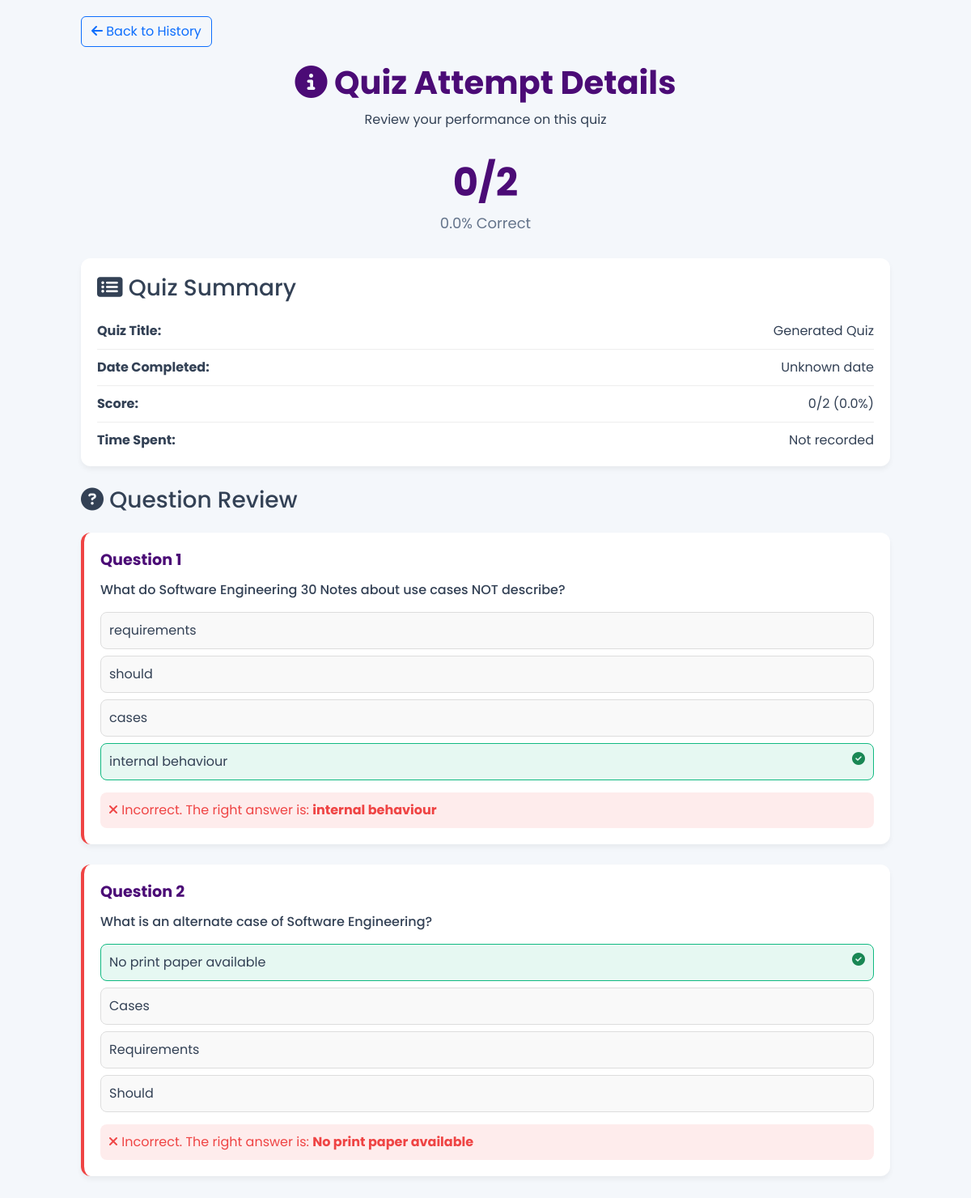
Screenshot of /attempt/2 (signed in) with the database file from the repository.
### tables this page shows
CREATE TABLE quiz_attempts (
            id INTEGER PRIMARY KEY AUTOINCREMENT,
            user_id INTEGER NOT NULL,
            quiz_id INTEGER NOT NULL,
            score INTEGER NOT NULL,
            total_questions INTEGER NOT NULL,
            answers TEXT NOT NULL,
            completed_at TIMESTAMP DEFAULT CURRENT_TIMESTAMP,
            FOREIGN KEY (user_id) REFERENCES users (id),
            FOREIGN KEY (quiz_id) REFERENCES quizzes (id)
        );

CREATE TABLE quizzes (
            id INTEGER PRIMARY KEY AUTOINCREMENT,
            user_id INTEGER NOT NULL,
            title TEXT NOT NULL,
            context TEXT,
            generated_at TIMESTAMP DEFAULT CURRENT_TIMESTAMP,
            FOREIGN KEY (user_id) REFERENCES users (id)
        );

CREATE TABLE questions (
            id INTEGER PRIMARY KEY AUTOINCREMENT,
            quiz_id INTEGER NOT NULL,
            question_text TEXT NOT NULL,
            options TEXT NOT NULL,
            answer TEXT NOT NULL,
            FOREIGN KEY (quiz_id) REFERENCES quizzes (id)
        );

### app/routes.py (the view)
@routes.route("/attempt/<int:attempt_id>")
@login_required
def view_attempt(attempt_id):
    conn = get_db_connection()
    attempt = conn.execute('''
        SELECT qa.*, q.title, q.context
        FROM quiz_attempts qa
        JOIN quizzes q ON qa.quiz_id = q.id
        WHERE qa.id = ? AND qa.user_id = ?
    ''', (attempt_id, session['user_id'])).fetchone()
    if not attempt:
        flash("Quiz attempt not found", "error")
        return redirect(url_for("routes.history"))
    try:
        user_answers = json.loads(attempt['answers'])
    except:
        user_answers = []
    questions = conn.execute(
        'SELECT * FROM questions WHERE quiz_id = ?', (attempt['quiz_id'],)
    ).fetchall()
    conn.close()
    questions_data = []
    for i, question in enumerate(questions):
        question_dict = dict(question)
        question_dict['user_answer'] = user_answers[i] if i < len(user_answers) else "Not answered"
        question_dict['is_correct'] = question_dict['user_answer'] == question_dict['answer']
        try:
            question_dict['options'] = json.loads(question_dict['options'])
        except:
            question_dict['options'] = []
        questions_data.append(question_dict)
    score_percentage = (attempt['score'] / attempt['total_questions']) * 100 if attempt['total_questions'] > 0 else 0
    return render_template(
        "attempt_details.html",
        attempt=attempt,
        questions=questions_data,
        score_percentage=score_percentage
    )

### app/routes.py (called while the page is built)
def get_db_connection():
    conn = sqlite3.connect('quizgen.db')
    conn.row_factory = sqlite3.Row
    return conn

def login_required(f):
    @wraps(f)
    def decorated_function(*args, **kwargs):
        if 'user_id' not in session:
            return redirect(url_for('routes.login'))
        return f(*args, **kwargs)
    return decorated_function

### templates/attempt_details.html (shortened to what this page needs)
<!DOCTYPE html>
<html lang="en">
<head>
    <link href="https://cdn.jsdelivr.net/npm/bootstrap@5.3.0/dist/css/bootstrap.min.css" rel="stylesheet">
    <link rel="stylesheet" href="https://cdnjs.cloudflare.com/ajax/libs/font-awesome/6.4.0/css/all.min.css">
</head>
<body>
    <div class="details-container">
        <div class="back-btn">
            <a href="{{ url_for('routes.history') }}" class="btn btn-outline-primary">
                <i class="fas fa-arrow-left"></i> Back to History
            </a>
        </div>
        <div class="details-header">
            <h1><i class="fas fa-info-circle"></i> Quiz Attempt Details</h1>
            <p>Review your performance on this quiz</p>
        </div>
        <div class="score-display">
            <div class="score-value">{{ attempt.score }}/{{ attempt.total_questions }}</div>
            <div class="score-text">{{ "%.1f"|format(score_percentage) }}% Correct</div>
        </div>
        <div class="summary-card">
            <h3 class="mb-4"><i class="fas fa-list-alt"></i> Quiz Summary</h3>
            <div class="summary-item">
                <strong>Quiz Title:</strong>
                <span>{{ attempt.title }}</span>
            </div>
            <div class="summary-item">
                <strong>Date Completed:</strong>
                <span>{{ attempt.formatted_date if attempt.formatted_date else "Unknown date" }}</span>
            </div>
            <div class="summary-item">
                <strong>Score:</strong>
                <span>{{ attempt.score }}/{{ attempt.total_questions }} ({{ "%.1f"|format(score_percentage) }}%)</span>
            </div>
            <div class="summary-item">
                <strong>Time Spent:</strong>
                <span>Not recorded</span>
            </div>
        </div>
        <h3 class="mb-4"><i class="fas fa-question-circle"></i> Question Review</h3>
        {% for question in questions %}
            <div class="question-card {% if question.is_correct %}correct{% else %}incorrect{% endif %}">
                <div class="question-number">Question {{ loop.index }}</div>
                <div class="question-text">{{ question.question_text }}</div>
                <div class="options-list">
                    {% for option in question.options %}
                        <div class="option-item
                            {% if option == question.answer %}correct{% endif %}
                            {% if option == question.user_answer %}selected{% endif %}">
                            {{ option }}
                            {% if option == question.answer %}
                                <i class="fas fa-check-circle float-end text-success"></i>
                            {% elif option == question.user_answer and not question.is_correct %}
                                <i class="fas fa-times-circle float-end text-danger"></i>
                            {% endif %}
                        </div>
                    {% endfor %}
                </div>
                <div class="answer-feedback {% if question.is_correct %}feedback-correct{% else %}feedback-incorrect{% endif %}">
                    {% if question.is_correct %}
                        <i class="fas fa-check"></i> Correct! Your answer was right.
                    {% else %}
                        <i class="fas fa-times"></i> Incorrect. The right answer is: <strong>{{ question.answer }}</strong>
                    {% endif %}
                </div>
            </div>
        {% endfor %}
    </div>
</body>
</html>

### templates/attempt_details.html (style rules this page uses)
:root { --primary-color: #4b0b76; --secondary-color: #6a1b9a; --light-bg: #f4f7fb; --card-bg: #ffffff; --text-color: #334155; --text-light: #64748b; --success-color: #10b981; --danger-color: #ef4444; }
body { font-family: 'Poppins', sans-serif; background: var(--light-bg); color: var(--text-color); padding: 20px; }
.details-container { max-width: 1000px; margin: 0 auto; }
.details-header { text-align: center; margin-bottom: 30px; }
.details-header h1 { color: var(--primary-color); font-weight: 700; margin-bottom: 10px; }
.score-display { text-align: center; margin-bottom: 30px; }
.score-value { font-size: 48px; font-weight: 700; color: var(--primary-color); }
.score-text { font-size: 18px; color: var(--text-light); }
.question-card { background: var(--card-bg); border-radius: 12px; box-shadow: 0 4px 6px rgba(0, 0, 0, 0.05); margin-bottom: 25px; overflow: hidden; padding: 20px; border-left: 4px solid #ddd; }
.question-card.incorrect { border-left-color: var(--danger-color); }
.question-number { font-weight: 700; color: var(--primary-color); margin-bottom: 10px; font-size: 1.2rem; }
.question-text { font-weight: 500; margin-bottom: 15px; }
.options-list { margin-bottom: 15px; }
.option-item { padding: 10px; border: 1px solid #ddd; border-radius: 8px; margin-bottom: 8px; background: #f9f9f9; }
.option-item.correct { background: rgba(16, 185, 129, 0.1); border-color: var(--success-color); }
.answer-feedback { padding: 10px; border-radius: 8px; margin-top: 10px; }
.feedback-incorrect { background: rgba(239, 68, 68, 0.1); color: var(--danger-color); }
.back-btn { margin-bottom: 20px; }
.summary-card { background: var(--card-bg); border-radius: 12px; box-shadow: 0 4px 6px rgba(0, 0, 0, 0.05); margin-bottom: 25px; overflow: hidden; padding: 20px; }
.summary-item { display: flex; justify-content: space-between; margin-bottom: 10px; padding-bottom: 10px; border-bottom: 1px solid #eee; }
.summary-item:last-child { border-bottom: none; margin-bottom: 0; padding-bottom: 0; }

### rows the page displays
quiz_attempts: score "0", total_questions "2"
quizzes: title "Generated Quiz"
questions: question_text "What do Software Engineering 30 Notes about use cases NOT describe?", options "requirements" "should" "cases" "internal behaviour", answer "internal behaviour"
questions: question_text "What is an alternate case of Software Engineering?", options "No print paper available" "Cases" "Requirements" "Should", answer "No print paper available"

### other values shown
{{ "%.1f"|format(score_percentage) }} "0.0"
{{ attempt.formatted_date if attempt.formatted_date else "Unknown date" }} "Unknown date"
